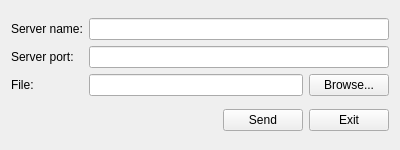
<?xml version="1.0" encoding="UTF-8"?>
<ui version="4.0">
 <class>Widget</class>
 <widget class="QWidget" name="Widget">
  <property name="geometry">
   <rect>
    <x>0</x>
    <y>0</y>
    <width>400</width>
    <height>150</height>
   </rect>
  </property>
  <property name="maximumSize">
   <size>
    <width>16777215</width>
    <height>150</height>
   </size>
  </property>
  <property name="windowTitle">
   <string>File Uploader</string>
  </property>
  <layout class="QVBoxLayout" name="verticalLayout_3">
   <item>
    <layout class="QHBoxLayout" name="horizontalLayout_2">
     <item>
      <layout class="QVBoxLayout" name="verticalLayout">
       <item>
        <widget class="QLabel" name="serverNameLable">
         <property name="text">
          <string>Server name:</string>
         </property>
        </widget>
       </item>
       <item>
        <widget class="QLabel" name="serverPortLable">
         <property name="text">
          <string>Server port:</string>
         </property>
        </widget>
       </item>
       <item>
        <widget class="QLabel" name="fileLabel">
         <property name="text">
          <string>File:</string>
         </property>
        </widget>
       </item>
      </layout>
     </item>
     <item>
      <layout class="QVBoxLayout" name="verticalLayout_2">
       <item>
        <widget class="QLineEdit" name="serverNameLineEdit"/>
       </item>
       <item>
        <widget class="QLineEdit" name="serverPortLineEdit"/>
       </item>
       <item>
        <layout class="QHBoxLayout" name="horizontalLayout">
         <item>
          <widget class="QLineEdit" name="fileLineEdit">
           <property name="readOnly">
            <bool>true</bool>
           </property>
          </widget>
         </item>
         <item>
          <widget class="QPushButton" name="browseButton">
           <property name="text">
            <string>Browse...</string>
           </property>
          </widget>
         </item>
        </layout>
       </item>
      </layout>
     </item>
    </layout>
   </item>
   <item>
    <layout class="QHBoxLayout" name="horizontalLayout_3">
     <item>
      <spacer name="horizontalSpacer">
       <property name="orientation">
        <enum>Qt::Horizontal</enum>
       </property>
       <property name="sizeHint" stdset="0">
        <size>
         <width>40</width>
         <height>20</height>
        </size>
       </property>
      </spacer>
     </item>
     <item>
      <widget class="QPushButton" name="sendButton">
       <property name="text">
        <string>Send</string>
       </property>
      </widget>
     </item>
     <item>
      <widget class="QPushButton" name="exitButton">
       <property name="text">
        <string>Exit</string>
       </property>
      </widget>
     </item>
    </layout>
   </item>
  </layout>
 </widget>
 <layoutdefault spacing="6" margin="11"/>
 <resources/>
 <connections/>
</ui>
